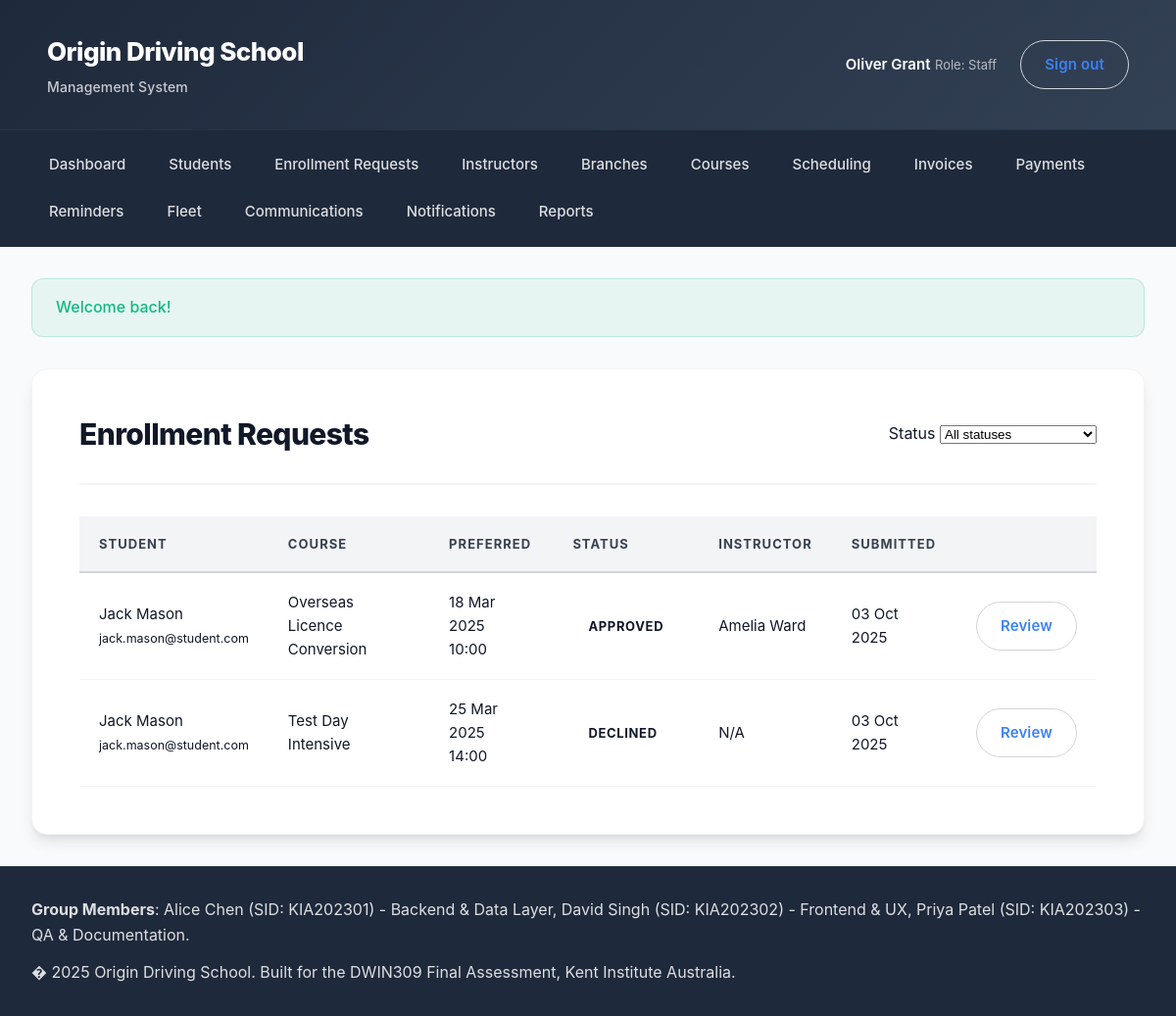
Screenshot of /index.php?page=enrollmentrequests&action=index (signed in) with the database file from the repository.
### tables this page shows
CREATE TABLE enrollment_requests (
    id INT UNSIGNED AUTO_INCREMENT PRIMARY KEY,
    student_id INT UNSIGNED NOT NULL,
    course_id INT UNSIGNED NOT NULL,
    preferred_date DATE NULL,
    preferred_time TIME NULL,
    status ENUM('pending','approved','declined') DEFAULT 'pending',
    instructor_id INT UNSIGNED NULL,
    student_notes TEXT NULL,
    admin_notes TEXT NULL,
    decision_by INT UNSIGNED NULL,
    decision_at DATETIME NULL,
    created_at DATETIME DEFAULT CURRENT_TIMESTAMP,
    updated_at DATETIME DEFAULT CURRENT_TIMESTAMP ON UPDATE CURRENT_TIMESTAMP,
    CONSTRAINT fk_request_student FOREIGN KEY (student_id) REFERENCES students(id) ON DELETE CASCADE,
    CONSTRAINT fk_request_course FOREIGN KEY (course_id) REFERENCES courses(id) ON DELETE CASCADE,
    CONSTRAINT fk_request_instructor FOREIGN KEY (instructor_id) REFERENCES instructors(id) ON DELETE SET NULL,
    CONSTRAINT fk_request_decision_user FOREIGN KEY (decision_by) REFERENCES users(id) ON DELETE SET NULL,
    INDEX idx_request_status (status),
    INDEX idx_request_instructor (instructor_id)
);

CREATE TABLE users (
    id INT UNSIGNED AUTO_INCREMENT PRIMARY KEY,
    role ENUM('admin','staff','instructor','student') NOT NULL,
    first_name VARCHAR(80) NOT NULL,
    last_name VARCHAR(80) NOT NULL,
    email VARCHAR(160) NOT NULL UNIQUE,
    phone VARCHAR(32) NULL,
    password_hash VARCHAR(255) NOT NULL,
    status ENUM('active','archived') NOT NULL DEFAULT 'active',
    branch_id INT UNSIGNED NULL,
    created_at DATETIME DEFAULT CURRENT_TIMESTAMP,
    updated_at DATETIME DEFAULT CURRENT_TIMESTAMP ON UPDATE CURRENT_TIMESTAMP,
    CONSTRAINT fk_users_branch FOREIGN KEY (branch_id) REFERENCES branches(id) ON DELETE SET NULL
);

CREATE TABLE courses (
    id INT UNSIGNED AUTO_INCREMENT PRIMARY KEY,
    title VARCHAR(160) NOT NULL,
    description TEXT NULL,
    price DECIMAL(10,2) NOT NULL,
    lesson_count INT UNSIGNED NOT NULL,
    category VARCHAR(80) NULL,
    status ENUM('active','inactive') DEFAULT 'active',
    created_at DATETIME DEFAULT CURRENT_TIMESTAMP,
    updated_at DATETIME DEFAULT CURRENT_TIMESTAMP ON UPDATE CURRENT_TIMESTAMP
);

### app/Core/View.php (called while the page is built, shortened)
<?php
class View
{
    public function render(string $template, array $data = [], string $layout = 'main'): void
    {
        $viewFile = __DIR__ . '/../Views/' . $template . '.php';
        extract($data);
        include $viewFile;
    }
}

### app/Core/Controller.php (called while the page is built, shortened)
<?php
abstract class Controller
{
    protected View $view;
    public function __construct()
    {
        $this->view = new View();
    }
    protected function render(string $template, array $data = [], string $layout = 'main'): void
    {
        $this->view->render($template, $data, $layout);
    }
}

### app/Controllers/EnrollmentRequestsController.php (called while the page is built, shortened)
<?php
class EnrollmentRequestsController extends Controller
{
    private EnrollmentRequestModel $requests;
    private InstructorModel $instructors;
    public function __construct()
    {
        $this->requests = new EnrollmentRequestModel();
        $this->instructors = new InstructorModel();
    }
    public function indexAction(): void
    {
        $status = isset($_GET['status']) && $_GET['status'] !== '' ? (string) $_GET['status'] : null;
        $user = $this->auth->user();
        $role = $user['role'] ?? '';
        if ($role === 'instructor') {
            $instructor = $this->instructors->findByUserId((int) ($user['id'] ?? 0));
            $instructorId = (int) ($instructor['id'] ?? 0);
            $requests = $instructorId > 0 ? $this->requests->forInstructor($instructorId, $status) : [];
        } else {
            $requests = $this->requests->all($status);
        }
        $this->render('enrollmentrequests/index', [
            'pageTitle' => 'Enrollment Requests',
            'requests' => $requests,
            'statusFilter' => $status,
        ]);
    }
}

### app/Core/Router.php (called while the page is built, shortened)
<?php
class Router
{
    public function dispatch(): void
    {
        $action = $_GET['action'] ?? 'index';
        $method = $action . 'Action';
        $controller = new $controllerClass();
        $controller->$method();
    }
}

### index.php (called while the page is built)
<?php
require __DIR__ . '/app/bootstrap.php';
$router = new App\Core\Router();
$router->dispatch();

### app/bootstrap.php (called while the page is built, shortened)
<?php
$config = require __DIR__ . '/config.php';
spl_autoload_register(function (string $class): void {
    $prefix = 'App\\';
    $baseDir = __DIR__ . '/';
    $relativeClass = substr($class, strlen($prefix));
    $file = $baseDir . str_replace('\\', '/', $relativeClass) . '.php';
});
require_once __DIR__ . '/Helpers/helpers.php';

### app/Core/Database.php (called while the page is built, shortened)
<?php
class Database
{
    private static ?PDO $connection = null;
    public static function init(array $config): void
    {
        $dsn = sprintf(
            'mysql:host=%s;port=%d;dbname=%s;charset=%s',
            $config['host'],
            $config['port'],
            $config['database'],
            $config['charset'] ?? 'utf8mb4'
        );
        $options = [
            PDO::ATTR_ERRMODE => PDO::ERRMODE_EXCEPTION,
            PDO::ATTR_DEFAULT_FETCH_MODE => PDO::FETCH_ASSOC,
            PDO::ATTR_EMULATE_PREPARES => false,
        ];
        try {
            self::$connection = new PDO($dsn, $config['username'], $config['password'], $options);
        } catch (PDOException $exception) {
            error_log('Database connection failed: ' . $exception->getMessage());
            throw $exception;
        }
    }
    public static function connection(): PDO
    {
        return self::$connection;
    }
}

### app/Models/EnrollmentRequestModel.php (called while the page is built, shortened)
<?php
class EnrollmentRequestModel extends Model
{
    public function all(?string $status = null): array
    {
        $sql = $this->baseSelect();
        $params = [];
        $sql .= ' ORDER BY er.created_at DESC';
        $stmt = $this->db->prepare($sql);
        $stmt->execute($params);
        return $stmt->fetchAll();
    }
    private function baseSelect(string $extraWhere = ''): string
    {
        $sql = 'SELECT er.*, c.title AS course_title,
                       ui.first_name AS instructor_first_name,
                       ui.last_name AS instructor_last_name,
                       us.first_name AS student_first_name,
                       us.last_name AS student_last_name,
                       us.email AS student_email,
                       us.phone AS student_phone
                FROM enrollment_requests er
                INNER JOIN students s ON s.id = er.student_id
                INNER JOIN users us ON us.id = s.user_id
                INNER JOIN courses c ON c.id = er.course_id
                LEFT JOIN instructors i ON i.id = er.instructor_id
                LEFT JOIN users ui ON ui.id = i.user_id';
        return $sql;
    }
}

### app/Core/Model.php (called while the page is built, shortened)
<?php
abstract class Model
{
    public function __construct()
    {
        $this->db = Database::connection();
    }
}

### app/Helpers/helpers.php (called while the page is built, shortened)
<?php
if (!function_exists('e')) {
    function e(string $value): string
    {
        return htmlspecialchars($value, ENT_QUOTES, 'UTF-8');
    }
}
if (!function_exists('route')) {
    function route(string $page, string $action = 'index', array $params = []): string
    {
        $query = array_merge(['page' => $page, 'action' => $action], $params);
        return 'index.php?' . http_build_query($query);
    }
}

### app/Views/enrollmentrequests/index.php (the view, shortened to what this page needs)
<?php
$statusFilter = $statusFilter ?? null;
?>
<section class="card">
    <div class="card-header">
        <h1>Enrollment Requests</h1>
        <form method="get" action="" class="inline-form">
            <label>
                <span class="sr-only">Status</span>
                <select name="status" onchange="this.form.submit()">
                    <option value="" <?= $statusFilter === null ? 'selected' : ''; ?>>All statuses</option>
                </select>
            </label>
        </form>
    </div>
    <table class="table">
        <thead>
            <tr>
                <th>Student</th>
                <th>Course</th>
                <th>Preferred</th>
                <th>Status</th>
                <th>Instructor</th>
                <th>Submitted</th>
                <th></th>
            </tr>
        </thead>
        <tbody>
            <?php if (empty($requests)): ?>
                <tr><td colspan="7">No enrollment requests found.</td></tr>
            <?php else: ?>
                <?php foreach ($requests as $request): ?>
                    <tr>
                        <td>
                            <?= e(($request['student_first_name'] ?? '') . ' ' . ($request['student_last_name'] ?? '')); ?><br>
                            <small><?= e($request['student_email'] ?? ''); ?></small>
                        </td>
                        <td><?= e($request['course_title'] ?? ''); ?></td>
                        <td>
                            <?php if (!empty($request['preferred_date'])): ?>
                                <?= e(date('d M Y', strtotime($request['preferred_date']))); ?>
                            <?php endif; ?>
                            <?php if (!empty($request['preferred_time'])): ?>
                                <div><?= e(substr($request['preferred_time'], 0, 5)); ?></div>
                            <?php endif; ?>
                        </td>
                        <td><span class="status-pill status-<?= e($request['status']); ?>"><?= e(ucfirst($request['status'])); ?></span></td>
                        <td>
                            <?php if (!empty($request['instructor_first_name'])): ?>
                                <?= e($request['instructor_first_name'] . ' ' . $request['instructor_last_name']); ?>
                            <?php else: ?>
                                N/A
                            <?php endif; ?>
                        </td>
                        <td><?= e(date('d M Y', strtotime($request['created_at'] ?? 'now'))); ?></td>
                        <td><a class="button button-secondary" href="<?= route('enrollmentrequests', 'view', ['id' => $request['id']]); ?>">Review</a></td>
                    </tr>
                <?php endforeach; ?>
            <?php endif; ?>
        </tbody>
    </table>
</section>

### assets/css/style.css (style rules this page uses)
:root { --primary: #3b82f6; --primary-dark: #2563eb; --primary-light: #60a5fa; --accent: #f59e0b; --accent-dark: #d97706; --surface: #ffffff; --surface-elevated: #ffffff; --background: #f9fafb; --background-subtle: #f3f4f6; --border: #e5e7eb; --border-light: #f3f4f6; --border-medium: #d1d5db; --text: #111827; --text-medium: #374151; --text-muted: #6b7280; --text-subtle: #9ca3af; --success: #10b981; --success-light: #34d399; --danger: #ef4444; --danger-light: #f87171; --warning: #f59e0b; --warning-light: #fbbf24; --info: #3b82f6; --info-light: #60a5fa; --radius-sm: 8px; --radius-md: 12px; --radius-lg: 16px; --radius-xl: 20px; --radius-full: 9999px; --shadow-sm: 0 1px 2px 0 rgba(0, 0, 0, 0.05); --shadow: 0 4px 6px -1px rgba(0, 0, 0, 0.1), 0 2px 4px -1px rgba(0, 0, 0, 0.06); --shadow-md: 0 10px 15px -3px rgba(0, 0, 0, 0.1), 0 4px 6px -2px rgba(0, 0, 0, 0.05); --shadow-lg: 0 20px 25px -5px rgba(0, 0, 0, 0.1), 0 10px 10px -5px rgba(0, 0, 0, 0.04); --shadow-xl: 0 25px 50px -12px rgba(0, 0, 0, 0.25); --space-xs: 0.5rem; --space-sm: 0.75rem; --space-md: 1rem; --space-lg: 1.5rem; --space-xl: 2rem; --space-2xl: 3rem; --transition-fast: 150ms cubic-bezier(0.4, 0, 0.2, 1); --transition-base: 200ms cubic-bezier(0.4, 0, 0.2, 1); --transition-slow: 300ms cubic-bezier(0.4, 0, 0.2, 1); font-size: 16px; }
* { box-sizing: border-box; margin: 0; padding: 0; }
body { font-family: -apple-system, BlinkMacSystemFont, "Inter", "Segoe UI", Roboto, "Helvetica Neue", Arial, sans-serif; color: var(--text); background: var(--background); line-height: 1.6; -webkit-font-smoothing: antialiased; -moz-osx-font-smoothing: grayscale; font-weight: 400; }
h1, h2, h3, h4, h5, h6 { line-height: 1.2; font-weight: 700; color: var(--text); }
h1 { font-size: 2.25rem; letter-spacing: -0.025em; font-weight: 800; }
a { color: var(--primary); text-decoration: none; transition: color var(--transition-fast); }
.button { display: inline-flex; align-items: center; justify-content: center; gap: var(--space-xs); padding: 0.75rem 1.5rem; border-radius: var(--radius-full); border: none; background: var(--primary); color: #ffffff; font-weight: 600; font-size: 0.9375rem; cursor: pointer; transition: all var(--transition-base); box-shadow: var(--shadow-sm); white-space: nowrap; letter-spacing: 0.01em; }
.button-secondary { background: transparent; color: var(--primary); border: 1.5px solid var(--border-medium); box-shadow: none; }
.app-shell { min-height: 100vh; display: grid; grid-template-rows: auto auto 1fr auto; }
.card { background: var(--surface); border-radius: var(--radius-lg); box-shadow: var(--shadow-md); padding: var(--space-2xl); border: 1px solid var(--border-light); transition: all var(--transition-base); }
.card-header { display: flex; justify-content: space-between; align-items: center; gap: var(--space-lg); margin-bottom: var(--space-xl); padding-bottom: var(--space-xl); border-bottom: 2px solid var(--border-light); }
.card-header h1, .card-header h2 { margin: 0; font-weight: 800; letter-spacing: -0.02em; }
.card-header h1 { font-size: 1.875rem; }
.table { width: 100%; border-collapse: collapse; font-size: 0.9375rem; }
.table th, .table td { padding: 1.125rem 1.25rem; border-bottom: 1px solid var(--border-light); text-align: left; }
.table thead th { text-transform: uppercase; font-size: 0.8125rem; letter-spacing: 0.08em; color: var(--text-medium); font-weight: 700; background: var(--background-subtle); border-bottom: 2px solid var(--border-medium); }
.table tbody tr { transition: background var(--transition-fast); }
.status-pill { display: inline-flex; align-items: center; padding: 0.4rem 1rem; border-radius: var(--radius-full); font-size: 0.8125rem; font-weight: 700; text-transform: uppercase; letter-spacing: 0.05em; }
.inline-form { display: flex; gap: var(--space-sm); }
.inline-form select { min-width: 10rem; }

### rows the page displays
enrollment_requests: users.first_name+last_name "Jack Mason", users.email "jack.mason@student.com", course.title "Overseas Licence Conversion", preferred_date "18 Mar 2025", preferred_time "10:00", status "APPROVED", users.first_name+last_name "Amelia Ward", created_at "03 Oct 2025"
enrollment_requests: users.first_name+last_name "Jack Mason", users.email "jack.mason@student.com", course.title "Test Day Intensive", preferred_date "25 Mar 2025", preferred_time "14:00", status "DECLINED", shows "N/A", created_at "03 Oct 2025"

### other values shown
$user['first_name'] . ' ' . $user['last_name'] "Oliver Grant"
$user['role'] "Staff"
$item['label'] "Dashboard"
$item['label'] "Students"
$item['label'] "Enrollment Requests"
$item['label'] "Instructors"
$item['label'] "Branches"
$item['label'] "Courses"
$item['label'] "Scheduling"
$item['label'] "Invoices"
$item['label'] "Payments"
$item['label'] "Reminders"
$item['label'] "Fleet"
$item['label'] "Communications"
$item['label'] "Notifications"
